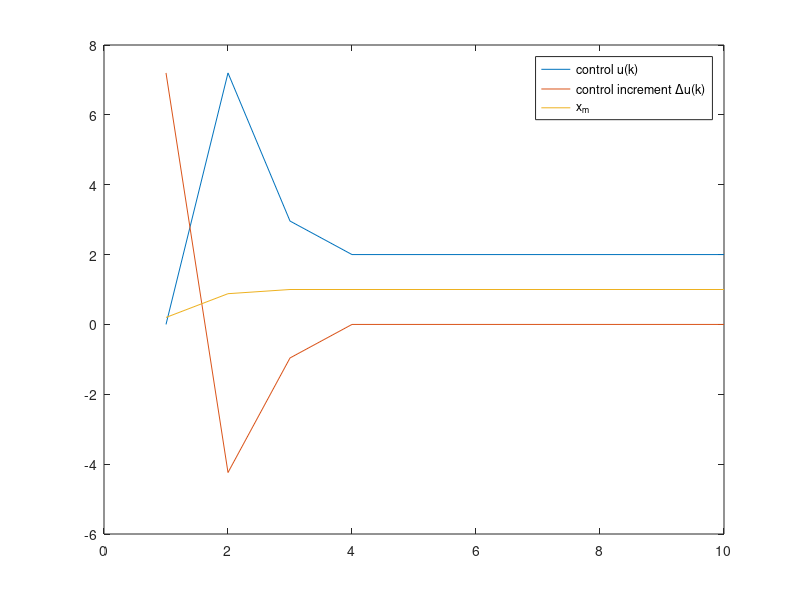

Source code (MATLAB):
%% Receding Horizon
%for graphics
N=10; %experimentation time
xm=zeros(1,N);
x=zeros(2,N);
y=zeros(1,N);
u=zeros(1,N);
du=zeros(1,N);

%initial conditions
xm(1)=0.2;
y(1)=0.2; % output of extended system
dx=0.1;
x(:,1)=[dx,y(1)]';
u(1)=0;
du(1)=7.2;
% model parameters
a=0.8;b=0.1;c=1;Np=10;Nc=4;
Am=a;
Bm=b;
Cm=1.0;
Om=0;
% state space with integral control
A=[[Am,Om'];[Cm*Am,1]];
B=[Bm;Cm*Bm];
C=[Om,1];

%fill up F
F=[];
Phi=[];
for N=1:Np
    F=[F;C*(A^N)];
end
%fillup Phi
for Nu=1:Nc
    vaux=[];
    for N=1:Np
        if N-Nu>=0
            delta=1;
        else
            delta=0;
        end
        vaux=[vaux;C*(A^(N-Nu))*B*delta];
    end
    Phi=[Phi;vaux];
end
Phi=reshape(Phi,Np,Nc);

%reference
rki=1;

Rs=ones(Np,1)*rki;
R=0*eye(Nc);

% Receding horizon
for k=2:N
    u(k)=u(k-1)+du(k-1);
    xm(k)=Am*xm(k-1)+Bm*u(k); %system 
    dx=xm(k)-xm(k-1);
    y(k)=xm(k);
    xki=[dx,y(k)]';
    DU=(Phi'*Phi+R)\Phi'*(Rs-F*xki);
    du(k)=DU(1);
end
figure
plot(u)
hold on
plot(du)
hold on
plot(xm)
legend('control u(k)','control increment \Deltau(k)','x_m')
